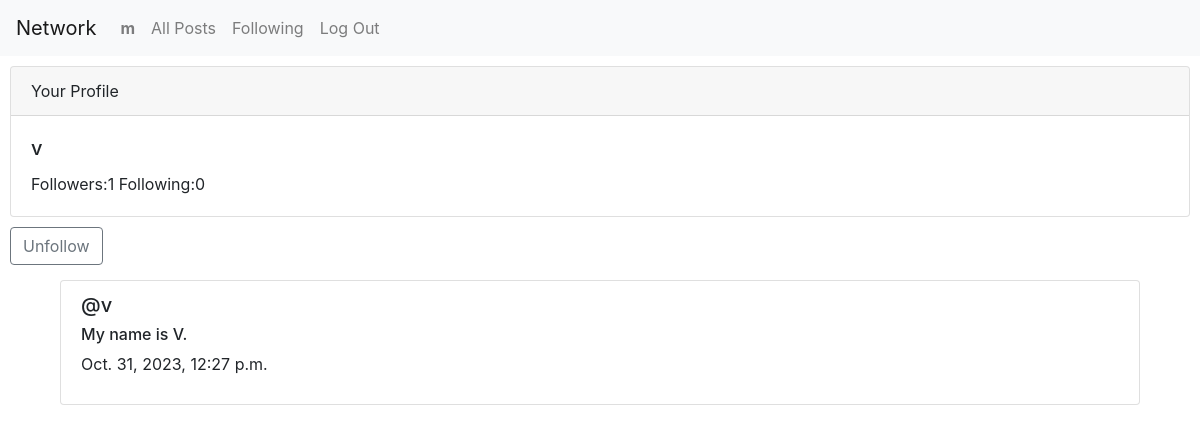
Screenshot of /profile/3 (signed in) with the database file from the repository.
### network/models.py (models this page shows, shortened)
class User(AbstractUser):
    pass

class post(models.Model):
    content = models.CharField(max_length=500)
    author = models.ForeignKey(User, on_delete=models.CASCADE, related_name="author")
    timestamp = models.DateTimeField(auto_now_add=True)

### network/views.py (the view)
# urls.py: path("profile/<int:id>", views.profile, name="profile"),
def profile(request, id):
    c_user = User.objects.get(pk=id)
    isuser = request.user == c_user
    if_following = follow.objects.filter(user=request.user, following=c_user)
    following = follow.objects.filter(user=c_user).count()
    follower =  follow.objects.filter(following=c_user).count()
    posts = post.objects.filter(author = id).order_by("timestamp").reverse()
    return render(request, "network/profile.html",{
        "posts" : posts,
        "c_user" : c_user,
        "isuser" : isuser,
        "following" : following,
        "follower" : follower,
        "if_following" : if_following
    })

### network/templates/network/profile.html (shortened to what this page needs)
{% extends "network/layout.html" %}
{% block body %}
    <div class="card" style="margin: 10px;">
        <div class="card-header">Your Profile</div>
        <div class="card-body">
        <h5 class="card-title">{{ c_user }}</h5>
        <p class="card-text">Followers:{{ follower }}  Following:{{ following }}</p>
        </div>
    </div>
    {% if not isuser %}
        <div style="margin-left: 10px;">
            {% if if_following %}
                <form action="{% url 'uncount' id=c_user.id %}" method="post">
                    <button type="submit" class="btn btn-outline-secondary">Unfollow</button>
                </form>
            {% else %}
                <form action="{% url 'count' id=c_user.id %}" method="post">
                    {% csrf_token %}
                    <button type="submit" class="btn btn-outline-secondary">Follow</button>
                </form>
            {% endif %}
            </div>
    {% endif %}
    {% for p in posts %}
    <div class="list-group" style="margin: 5px 50px;">
        <div class="list-group-item" style="margin: 10px;">
            <h5>@{{ p.author }}</h5>
            <h6>{{ p.content }}</h6>
            <p>{{ p.timestamp }}</p>
        </div>
    </div>
    {% endfor %}
{% endblock %}

### network/templates/network/layout.html (shortened to what this page needs)
{% load static %}
<!DOCTYPE html>
<html lang="en">
    <head>
        <link rel="stylesheet" href="https://stackpath.bootstrapcdn.com/bootstrap/4.4.1/css/bootstrap.min.css">
        <link href="{% static 'network/styles.css' %}" rel="stylesheet">
    </head>
    <body>
        <nav class="navbar navbar-expand-lg navbar-light bg-light">
            <a class="navbar-brand" href="#">Network</a>
            <div>
              <ul class="navbar-nav mr-auto">
                {% if user.is_authenticated %}
                    <li class="nav-item">
                        <a class="nav-link" href="{% url 'profile' id=user.id %}"><strong>{{ user.username }}</strong></a>
                    </li>
                {% endif %}
                <li class="nav-item">
                    <a class="nav-link" id="allposts" href="{% url 'index' %}">All Posts</a>
                </li>
                {% if user.is_authenticated %}
                    <li class="nav-item">
                        <a class="nav-link" href="{% url 'f_page' %}">Following</a>
                    </li>
                    <li class="nav-item">
                        <a class="nav-link" href="{% url 'logout' %}">Log Out</a>
                    </li>
                {% endif %}
              </ul>
            </div>
          </nav>
        <div class="body">
            {% block body %}
            {% endblock %}
        </div>
    </body>
</html>

### rows the page displays
User: username "m"
User: username "v"
post: author "v", content "My name is V.", timestamp "Oct. 31, 2023, 12:27 p.m."

### other values shown
{{ follower }} "1"
{{ following }} "0"
